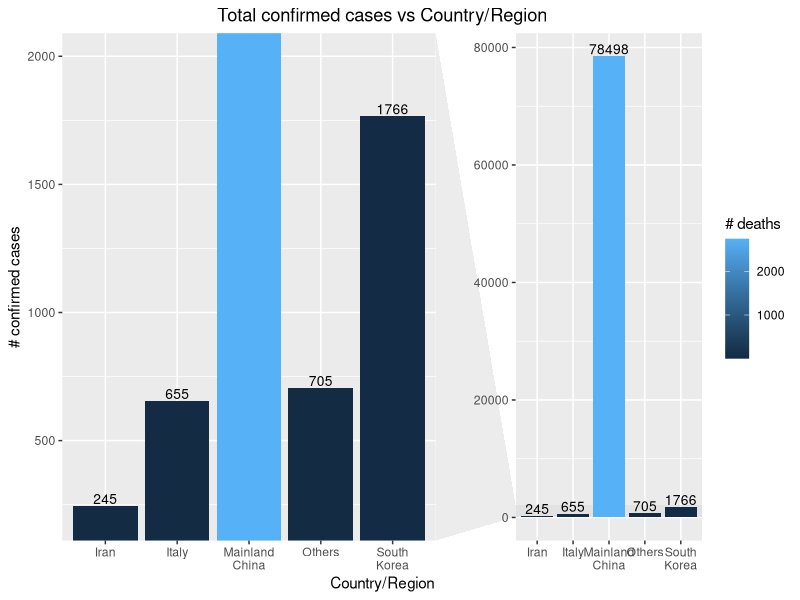

Write the R code that produced this figure.
rm(list = ls())
library(ggplot2)
library(dplyr)
library(ggforce)

dataset <- read.csv("../data/2-27 dataset/02-27-2020.csv",
                    stringsAsFactors = F)
dataset <- dataset %>%
  filter(!is.na(Confirmed))
dataset[is.na(dataset)] <- 0
dataset <- dataset %>%
  group_by(Country.Region) %>%
  summarize(total_confirmed = sum(Confirmed),
            total_death = sum(Deaths)) %>%
  top_n(5, wt = total_confirmed)
dataset$Country.Region = gsub("\\s", "\n", dataset$Country.Region)
confirmed_region_plot <- ggplot(dataset, aes(x = Country.Region,
                                             y = total_confirmed,
                                             fill = total_death)) +
  geom_bar(stat = "identity", position = position_dodge()) +
  geom_text(aes(label = total_confirmed), vjust = -0.2, color = "black",
            position = position_dodge(0.9), size = 3.5) +
  facet_zoom(ylim = c(200, 2000)) +
  ggtitle("Total confirmed cases vs Country/Region") +
  theme(plot.title = element_text(hjust = 0.5)) +
  labs(x = "Country/Region",
       y = "# confirmed cases",
       fill = "# deaths")
